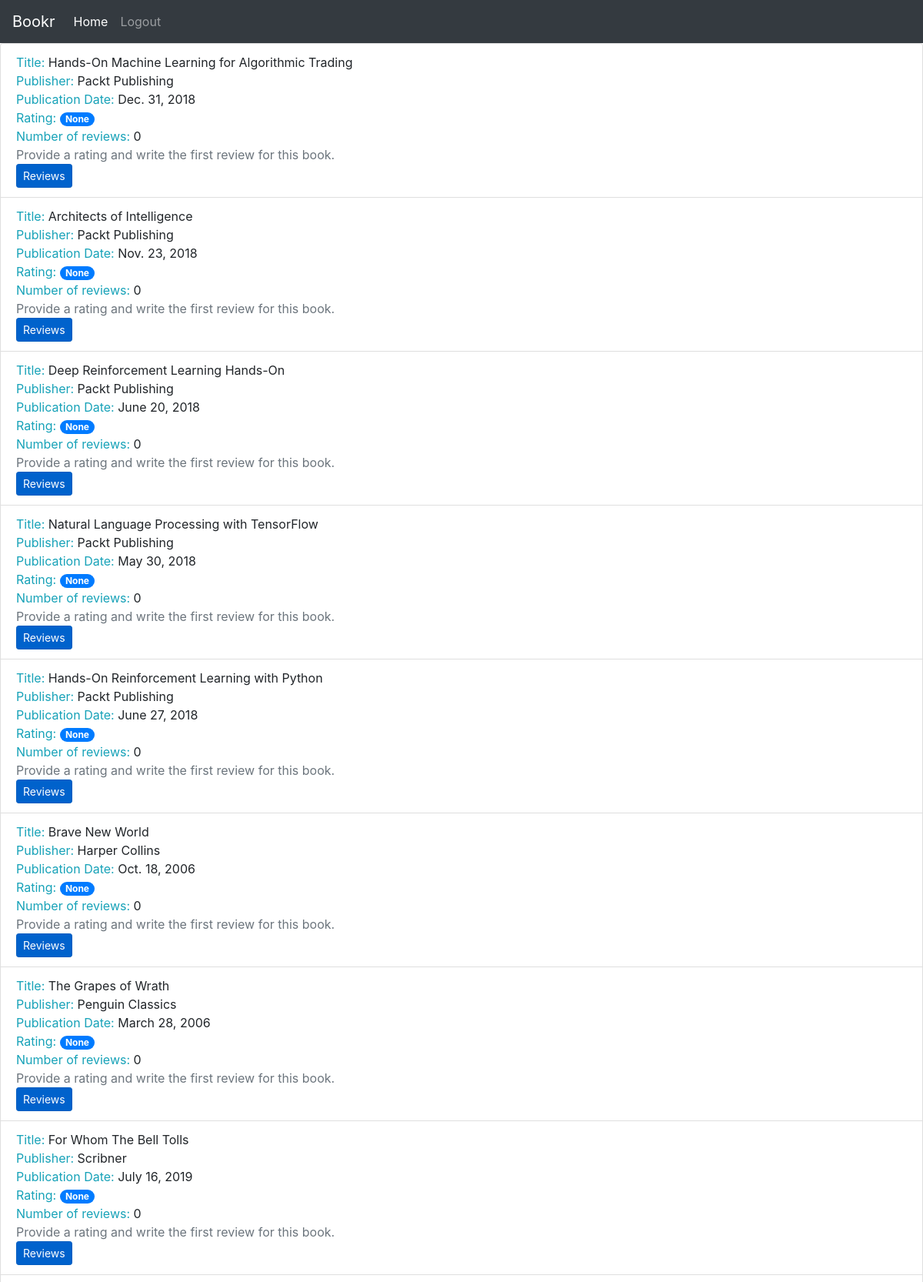
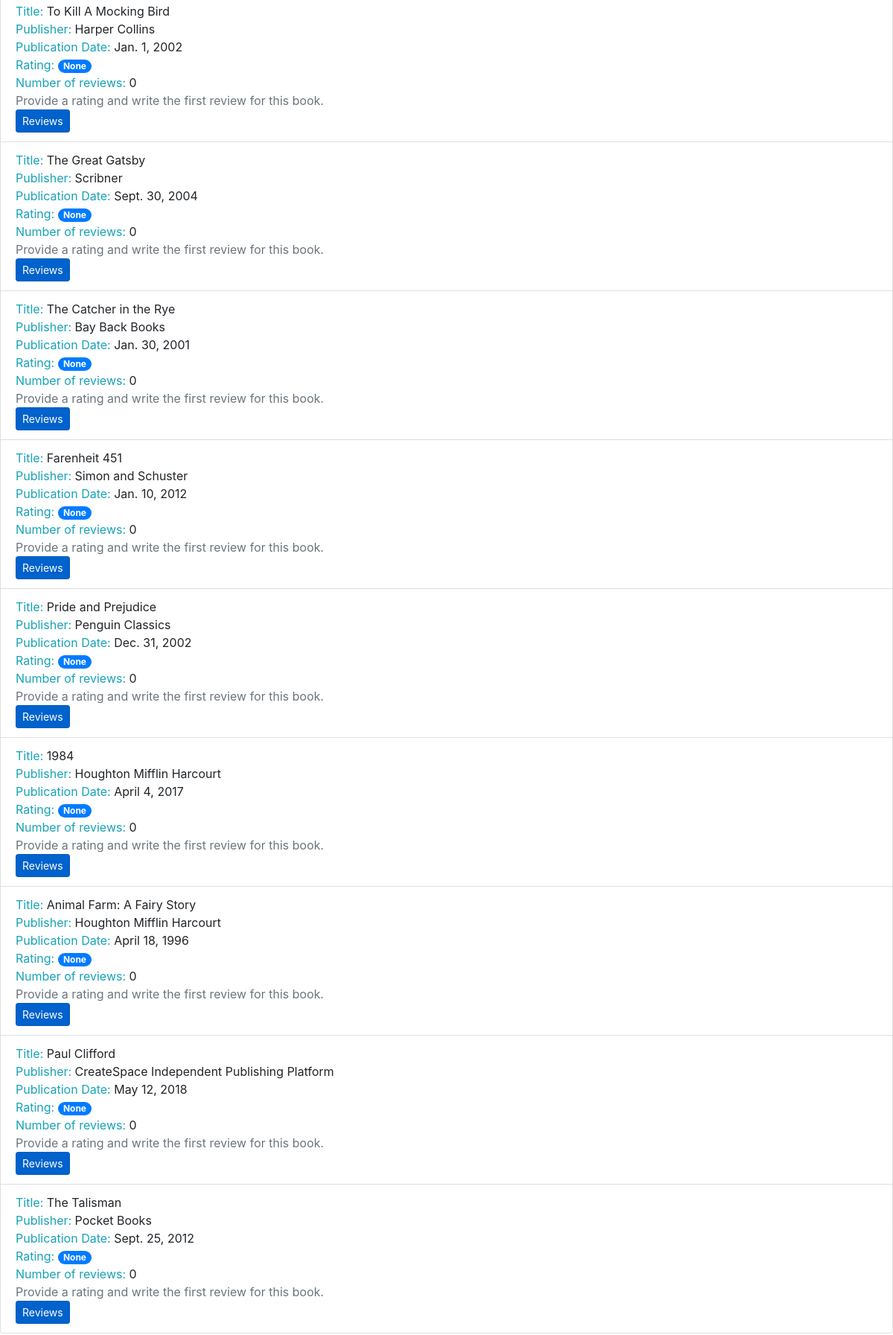
The page /books/ (upper part) on the database its author committed (2 pictures, top to bottom).
### reviews/models.py (models this page shows, shortened)
class Book(models.Model):
    title = models.CharField(max_length=70, help_text="The title of the book.")
    publication_date = models.DateField( verbose_name="Date the book was published.")
    isbn = models.CharField(max_length=20, verbose_name="ISBN number of the book.")
    publisher = models.ForeignKey(Publisher, on_delete=models.CASCADE)
    contributors = models.ManyToManyField('Contributor', through="BookContributor")

class Publisher(models.Model):
    name = models.CharField(max_length=50, help_text="The name of the Publisher.")
    website = models.URLField(help_text="The Publisher's website.")
    email = models.EmailField(help_text="The Publisher's email address.")
    def __str__(self):
        return self.name

### reviews/views.py (the view)
# urls.py: path('books/', views.book_list, name='book_list'),
def book_list(request):
    books = Book.objects.all()
    book_list = []
    for book in books:
        reviews = book.review_set.all()
        if reviews:
            book_rating = average_rating([review.rating for review in reviews])
            number_of_reviews = len(reviews)
        else:
            book_rating = None
            number_of_reviews = 0
            book_list.append({"book": book, "book_rating": book_rating, "number_of_reviews": number_of_reviews})
            context = {
                "book_list": book_list
            }
    return render(request, "reviews/books_list.html", context)

### reviews/utils.py (called while the page is built)
def average_rating(rating_list):
	if not rating_list:
		return 0
	return round(sum(rating_list) / len(rating_list))

### reviews/templates/reviews/books_list.html (shortened to what this page needs)
{% extends 'reviews/base.html' %}
{% block content %}
  <ul class="list-group">
    {% for item in book_list %}
      <li class="list-group-item">
          <span class="text-info">Title: </span>
          <span>{{ item.book.title }}</span>
          <br>
          <span class="text-info">Publisher: </span>
          <span>{{ item.book.publisher }}</span>
          <br>
          <span class="text-info">Publication Date: </span>
          <span>{{ item.book.publication_date }}</span>
          <br>
          <span class="text-info">Rating: </span>
          <span class="badge badge-primary badge-pill">{{ item.book_rating }}</span>
          <br>
          <span class="text-info">Number of reviews: </span>
          <span>{{ item.number_of_reviews }}</span>
          <br>
          {% if not item.book_rating %}
            <span class="text-secondary">Provide a rating and write the first review for this book.</span>
            <br>
          {% endif %}
          <a class="btn btn-primary btn-sm active" role="button" href="{% url 'book_detail' item.book.pk %}">Reviews</a></li>
    {% endfor %}
  </ul>
{% endblock %}

### reviews/templates/reviews/base.html (shortened to what this page needs)
<!DOCTYPE html>
{% load static %}
<html lang="en">
<head>
	<link rel="stylesheet" href="https://stackpath.bootstrapcdn.com/bootstrap/4.4.1/css/bootstrap.min.css">
	<link rel="stylesheet" href="https://cdnjs.cloudflare.com/ajax/libs/font-awesome/4.7.0/css/font-awesome.min.css">
</head>
<body>
	<nav class="navbar navbar-expand-sm navbar-dark bg-dark sticky-top">
	  	<a class="navbar-brand" href="/">Bookr</a>
		<div class="collapse navbar-collapse" id="navbarSupportedContent">
			<ul class="navbar-nav mr-auto">
				<li class="nav-item active">
					<a class="nav-link" href="/">Home <span class="sr-only">(current)</span></a>
				</li>
				<li class="nav-item">
					<a class="nav-link" href="#">Logout</a>
				</li>
			</ul>
		</div>
	</nav>
	{% block content %}{% endblock %}
</body>
</html>

### rows shown on the page
Book: book "Hands-On Machine Learning for Algorithmic Trading", book.publisher "Packt Publishing", book.publication_date "Dec. 31, 2018", book_rating "None", number_of_reviews "0"
Book: book "Architects of Intelligence", book.publisher "Packt Publishing", book.publication_date "Nov. 23, 2018", book_rating "None", number_of_reviews "0"
Book: book "Deep Reinforcement Learning Hands-On", book.publisher "Packt Publishing", book.publication_date "June 20, 2018", book_rating "None", number_of_reviews "0"
Book: book "Natural Language Processing with TensorFlow", book.publisher "Packt Publishing", book.publication_date "May 30, 2018", book_rating "None", number_of_reviews "0"
Book: book "Hands-On Reinforcement Learning with Python", book.publisher "Packt Publishing", book.publication_date "June 27, 2018", book_rating "None", number_of_reviews "0"
Book: book "Brave New World", book.publisher "Harper Collins", book.publication_date "Oct. 18, 2006", book_rating "None", number_of_reviews "0"
Book: book "The Grapes of Wrath", book.publisher "Penguin Classics", book.publication_date "March 28, 2006", book_rating "None", number_of_reviews "0"
Book: book "For Whom The Bell Tolls", book.publisher "Scribner", book.publication_date "July 16, 2019", book_rating "None", number_of_reviews "0"
Book: book "To Kill A Mocking Bird", book.publisher "Harper Collins", book.publication_date "Jan. 1, 2002", book_rating "None", number_of_reviews "0"
Book: book "The Great Gatsby", book.publisher "Scribner", book.publication_date "Sept. 30, 2004", book_rating "None", number_of_reviews "0"
Book: book "The Catcher in the Rye", book.publisher "Bay Back Books", book.publication_date "Jan. 30, 2001", book_rating "None", number_of_reviews "0"
Book: book "Farenheit 451", book.publisher "Simon and Schuster", book.publication_date "Jan. 10, 2012", book_rating "None", number_of_reviews "0"
Book: book "Pride and Prejudice", book.publisher "Penguin Classics", book.publication_date "Dec. 31, 2002", book_rating "None", number_of_reviews "0"
Book: book "1984", book.publisher "Houghton Mifflin Harcourt", book.publication_date "April 4, 2017", book_rating "None", number_of_reviews "0"
Book: book "Animal Farm: A Fairy Story", book.publisher "Houghton Mifflin Harcourt", book.publication_date "April 18, 1996", book_rating "None", number_of_reviews "0"
Book: book "Paul Clifford", book.publisher "CreateSpace Independent Publishing Platform", book.publication_date "May 12, 2018", book_rating "None", number_of_reviews "0"
Book: book "The Talisman", book.publisher "Pocket Books", book.publication_date "Sept. 25, 2012", book_rating "None", number_of_reviews "0"
